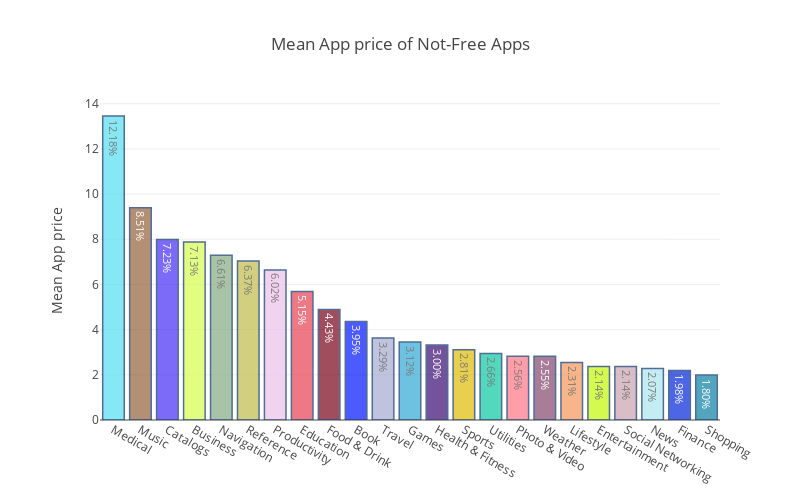

Source (notebook cell):
### Markdown cell above
- The Apps (Business, Reference, Music, Productivity, Navigation, Education) have the mean price near to 5$.

### Code cell
cnt_srs = df_app_notfree[['prime_genre', 'price']].groupby('prime_genre').mean()['price'].sort_values(ascending=False)
text = ['{:.2f}%'.format(100 * (value / cnt_srs.sum())) for value in cnt_srs.values]

trace = go.Bar(
    x = cnt_srs.index,
    y = cnt_srs.values,
    text = text,
    marker = dict(
        color = random_color_generator(100),
        line = dict(color='rgb(8, 48, 107)',
                    width = 1.5)
    ),
    opacity = 0.7
)
data = [trace]

layout = go.Layout(
    title = 'Mean App price of Not-Free Apps',
    margin = dict(
        l = 100
    ),
    yaxis = dict(
        title = 'Mean App price'
    ),
    width = 800,
    height = 500
)

fig = go.Figure(data=data, layout=layout)
py.iplot(fig)

### Figure 1 — Plotly figure (JSON) as saved in the notebook; plotly's stock layout.template omitted (floating-point values rounded to 4 significant figures)
{"data": [{"marker": {"color": ["#54DFF1", "#94603A", "#452DF6", "#D7FE4D", "#85AB82", "#BFBD49", "#ECC1EB", "#E93F52", "#78031A", "#0116FF", "#A4AAD1", "#30A9D6", "#3A0B74", "#DFBC03", "#0AC8A1", "#FF7486", "#84476C", "#F49758", "#C4F805", "#C9A3B0", "#ACE6EE", "#0326D8", "#0B80A5", "#2EBF97", "#DEE5DB", "#6CF293", "#1E864F", "#9E984E", "#8DE933", "#2A9BC4", "#D8CA8D", "#569C6A", "#49FCBD", "#C1FCDA", "#F47F9D", "#7F5AF4", "#A75CEF", "#467926", "#63FF49", "#19CC91", "#1EC043", "#6E22F5", "#5894F4", "#FF4789", "#4F6E7A", "#460939", "#DE392F", "#61CAF7", "#B88053", "#C04D18", "#E7C6BB", "#0B0C1B", "#1923F8", "#68BBE0", "#F6A399", "#921A28", "#65D311", "#04C2FA", "#BCBB6A", "#4E9ABC", "#72FBE7", "#6D111D", "#0FA209", "#C2E063", "#58853F", "#847769", "#7F0E36", "#A5E82C", "#EA2520", "#883CA0", "#A0780C", "#811E36", "#66BF9E", "#CF7786", "#BF559C", "#CA3095", "#8FADE1", "#2A7CA2", "#B5501B", "#BA028F", "#5EE263", "#790D87", "#CA2636", "#448456", "#3ADBB7", "#A1AF0B", "#E2E519", "#4B5AA5", "#126D6A", "#6F77D6", "#428785", "#99C1B9", "#0E3D38", "#11B9F6", "#7A7A32", "#49D7F5", "#38CB4B", "#B1D013", "#6A3F70", "#382BCA"], "line": {"color": "rgb(8, 48, 107)", "width": 1.5}}, "opacity": 0.7, "text": ["12.18%", "8.51%", "7.23%", "7.13%", "6.61%", "6.37%", "6.02%", "5.15%", "4.43%", "3.95%", "3.29%", "3.12%", "3.00%", "2.81%", "2.66%", "2.56%", "2.55%", "2.31%", "2.14%", "2.14%", "2.07%", "1.98%", "1.80%"], "type": "bar", "uid": "e57c9530-d8ec-11e8-8ac2-5435308b7835", "x": ["Medical", "Music", "Catalogs", "Business", "Navigation", "Reference", "Productivity", "Education", "Food & Drink", "Book", "Travel", "Games", "Health & Fitness", "Sports", "Utilities", "Photo & Video", "Weather", "Lifestyle", "Entertainment", "Social Networking", "News", "Finance", "Shopping"], "y": [13.46, 9.398, 7.99, 7.882, 7.298, 7.035, 6.645, 5.685, 4.89, 4.36, 3.63, 3.448, 3.317, 3.104, 2.94, 2.825, 2.819, 2.55, 2.368, 2.365, 2.284, 2.19, 1.99]}], "layout": {"height": 500, "margin": {"l": 100}, "title": "Mean App price of Not-Free Apps", "width": 800, "yaxis": {"title": "Mean App price"}}}
